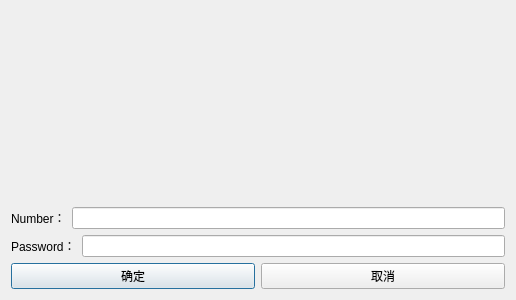
<?xml version="1.0" encoding="UTF-8"?>
<ui version="4.0">
 <class>RetrievePasswordInterface</class>
 <widget class="QDialog" name="RetrievePasswordInterface">
  <property name="geometry">
   <rect>
    <x>0</x>
    <y>0</y>
    <width>516</width>
    <height>300</height>
   </rect>
  </property>
  <property name="windowTitle">
   <string>RetrievePasswordInterface</string>
  </property>
  <property name="windowIcon">
   <iconset>
    <normaloff>images/ArteryTech.ico</normaloff>images/ArteryTech.ico</iconset>
  </property>
  <layout class="QVBoxLayout" name="verticalLayout_2">
   <item>
    <layout class="QVBoxLayout" name="verticalLayout">
     <item>
      <widget class="QLabel" name="BackgroundLabel">
       <property name="text">
        <string/>
       </property>
      </widget>
     </item>
     <item>
      <layout class="QHBoxLayout" name="horizontalLayout">
       <item>
        <widget class="QLabel" name="UsernameLabel">
         <property name="text">
          <string>Number：</string>
         </property>
        </widget>
       </item>
       <item>
        <widget class="QLineEdit" name="UsernameLineEdit"/>
       </item>
      </layout>
     </item>
     <item>
      <layout class="QHBoxLayout" name="horizontalLayout_2">
       <item>
        <widget class="QLabel" name="PasswordLabel">
         <property name="text">
          <string>Password：</string>
         </property>
        </widget>
       </item>
       <item>
        <widget class="QLineEdit" name="PasswordLineEdit"/>
       </item>
      </layout>
     </item>
     <item>
      <layout class="QHBoxLayout" name="horizontalLayout_4">
       <item>
        <widget class="QPushButton" name="ConfirmPushButton">
         <property name="text">
          <string>确定</string>
         </property>
        </widget>
       </item>
       <item>
        <widget class="QPushButton" name="CancelPushButton">
         <property name="text">
          <string>取消</string>
         </property>
        </widget>
       </item>
      </layout>
     </item>
    </layout>
   </item>
  </layout>
 </widget>
 <layoutdefault spacing="6" margin="11"/>
 <resources/>
 <connections/>
</ui>
